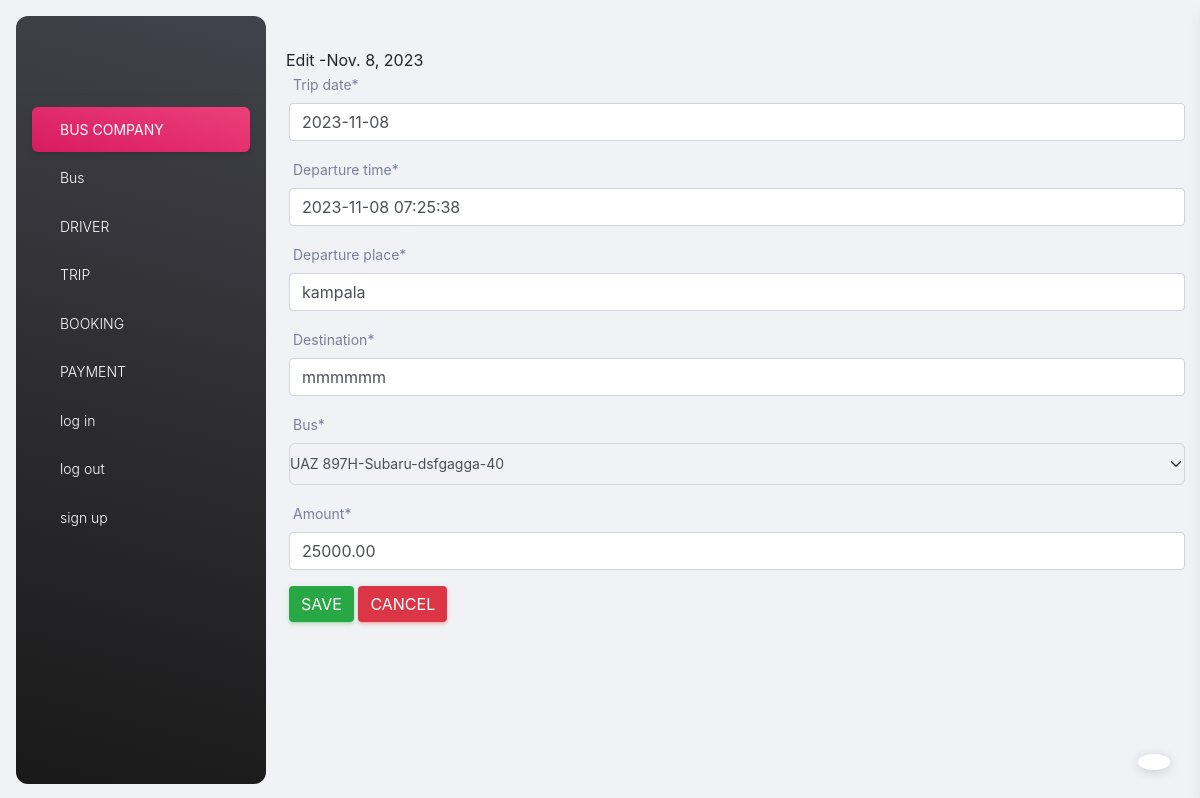
The app's page /edit_trip/2/ (signed in) with its own data.
### my_app/models.py (models this page shows, shortened)
class Trip(models.Model):
    trip_date = models.DateField(auto_now = False)
    departure_time = models.DateTimeField(auto_now=False)
    departure_place = models.CharField(max_length = 22)
    destination = models.CharField(max_length = 22)
    bus = models.ForeignKey(Bus, on_delete = models.CASCADE)
    amount = amount = models.DecimalField(default=True, max_digits=10, decimal_places=2)

### my_app/views.py (the view)
# urls.py: path('edit_trip/<int:trip_id>/', edit_trip_view, name="edit_trip_page"),
@login_required
def edit_trip_view(request, trip_id):
        message = ''
        trip = Trip.objects.get(id=trip_id)
        if request.method =="POST":
                trip_form = TripForm(request.POST, instance=trip)
                if trip_form.is_valid():
                        trip_form.save()
                        messages.success(request, "Trip Edited Successfully")
                        return redirect(add_trip_view)
                else:
                        message= "Form has invalid data"
        else:
                trip_form = TripForm( instance = trip)
        context ={
                'form':trip_form,
                'trip':trip,
                'message':message
        }
        return render(request, 'edit_trip.html', context)

### my_app/forms.py
class TripForm(ModelForm):
    class Meta:
        model = Trip
        fields = '__all__'

### my_app/models.py (called while the page is built)
    def __str__(self):
        return f"{self.plate_no}-{self.model}-{self.brand}-{self.capacity}"

### my_app/templates/edit_trip.html (shortened to what this page needs)
{% extends './base.html' %}
{% block content %}
    {% load crispy_forms_tags %}
    {% load static %}
        <link rel="stylesheet" href="{% static 'css/bootstrap.min.css' %}">
        <hi>Edit -{{trip.trip_date}} </hi>
        <div class="container">
            <form method="POST">
                {{form|crispy}}
                <input type="Submit" value="Save" class="btn btn-success">
                <a class="btn btn-danger" href="{% url 'add_trip_page' %}">Cancel</a>
            </form>
        </div>
{% endblock content %}

### records on screen
Trip: trip_date "Nov. 8, 2023", trip_date "2023-11-08", departure_time "2023-11-08 07:25:38", departure_place "kampala", destination "mmmmmm", bus "UAZ 897H-Subaru-dsfgagga-40", amount "25000.00"
